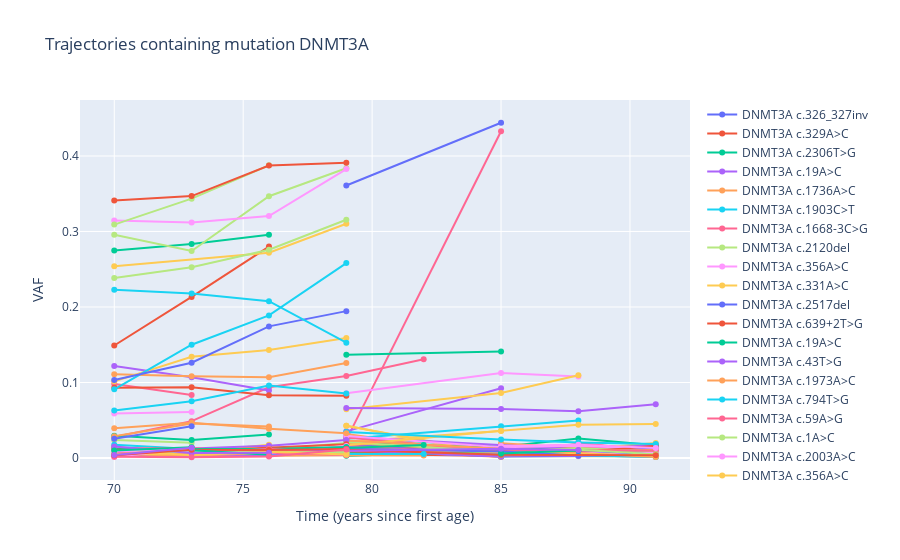

Source (notebook cell):
### Markdown cell above
### Mutation trajectories

We can plot all trajectories present in the cohort containing a mutation in a gene using **plot.mutation**.

### Code cell
plot.mutation(lbc,'DNMT3A')

### Figure 1 — Plotly figure (JSON) as saved in the notebook; plotly's stock layout.template omitted (floating-point values rounded to 4 significant figures)
{"data": [{"hovertemplate": "LBC0001A", "mode": "lines+markers", "name": "DNMT3A c.326_327inv", "type": "scatter", "x": [79, 88], "y": [0.0064, 0.0108]}, {"hovertemplate": "LBC0001A", "mode": "lines+markers", "name": "DNMT3A c.329A>C", "type": "scatter", "x": [79, 85, 88], "y": [0.0057, 0.0026, 0.0108]}, {"hovertemplate": "LBC0031R", "mode": "lines+markers", "name": "DNMT3A c.2306T>G", "type": "scatter", "x": [79, 85, 88, 91], "y": [0.0279, 0.015, 0.0257, 0.0168]}, {"hovertemplate": "LBC0031R", "mode": "lines+markers", "name": "DNMT3A c.19A>C", "type": "scatter", "x": [79, 85, 88, 91], "y": [0.017, 0.0067, 0.0053, 0.0038]}, {"hovertemplate": "LBC0031R", "mode": "lines+markers", "name": "DNMT3A c.1736A>C", "type": "scatter", "x": [85, 88, 91], "y": [0.0077, 0.0127, 0.0073]}, {"hovertemplate": "LBC0040V", "mode": "lines+markers", "name": "DNMT3A c.1903C>T", "type": "scatter", "x": [79, 85], "y": [0.0132, 0.0082]}, {"hovertemplate": "LBC0040V", "mode": "lines+markers", "name": "DNMT3A c.1668-3C>G", "type": "scatter", "x": [79, 85], "y": [0.024, 0.4328]}, {"hovertemplate": "LBC0046H", "mode": "lines+markers", "name": "DNMT3A c.2120del", "type": "scatter", "x": [79, 91], "y": [0.0107, 0.0025]}, {"hovertemplate": "LBC0046H", "mode": "lines+markers", "name": "DNMT3A c.356A>C", "type": "scatter", "x": [85, 88, 91], "y": [0.012, 0.0116, 0.0102]}, {"hovertemplate": "LBC0046H", "mode": "lines+markers", "name": "DNMT3A c.331A>C", "type": "scatter", "x": [85, 88, 91], "y": [0.012, 0.0086, 0.0103]}, {"hovertemplate": "LBC0047K", "mode": "lines+markers", "name": "DNMT3A c.2517del", "type": "scatter", "x": [79, 85], "y": [0.3609, 0.444]}, {"hovertemplate": "LBC0065A", "mode": "lines+markers", "name": "DNMT3A c.639+2T>G", "type": "scatter", "x": [85, 88], "y": [0.0044, 0.0105]}, {"hovertemplate": "LBC0065A", "mode": "lines+markers", "name": "DNMT3A c.19A>C", "type": "scatter", "x": [79, 85, 88, 91], "y": [0.0119, 0.0033, 0.0092, 0.003]}, {"hovertemplate": "LBC0065A", "mode": "lines+markers", "name": "DNMT3A c.43T>G", "type": "scatter", "x": [88, 91], "y": [0.0102, 0.0029]}, {"hovertemplate": "LBC0065A", "mode": "lines+markers", "name": "DNMT3A c.1973A>C", "type": "scatter", "x": [79, 85, 88, 91], "y": [0.0122, 0.0029, 0.0076, 0.004]}, {"hovertemplate": "LBC0065A", "mode": "lines+markers", "name": "DNMT3A c.794T>G", "type": "scatter", "x": [79, 85, 88, 91], "y": [0.0108, 0.0042, 0.0108, 0.0051]}, {"hovertemplate": "LBC0065A", "mode": "lines+markers", "name": "DNMT3A c.59A>G", "type": "scatter", "x": [79, 85], "y": [0.011, 0.0028]}, {"hovertemplate": "LBC0065A", "mode": "lines+markers", "name": "DNMT3A c.1A>C", "type": "scatter", "x": [88, 91], "y": [0.0101, 0.0026]}, {"hovertemplate": "LBC0065A", "mode": "lines+markers", "name": "DNMT3A c.2003A>C", "type": "scatter", "x": [79, 85, 88, 91], "y": [0.011, 0.0044, 0.0072, 0.0036]}, {"hovertemplate": "LBC0065A", "mode": "lines+markers", "name": "DNMT3A c.356A>C", "type": "scatter", "x": [85, 88, 91], "y": [0.0087, 0.0105, 0.0073]}, {"hovertemplate": "LBC0065A", "mode": "lines+markers", "name": "DNMT3A c.2674T>G", "type": "scatter", "x": [79, 85, 88], "y": [0.01, 0.0023, 0.0048]}, {"hovertemplate": "LBC0065A", "mode": "lines+markers", "name": "DNMT3A c.331A>C", "type": "scatter", "x": [85, 88, 91], "y": [0.0097, 0.0105, 0.0045]}, {"hovertemplate": "LBC0068H", "mode": "lines+markers", "name": "DNMT3A c.2390A>G", "type": "scatter", "x": [79, 85], "y": [0.1367, 0.1412]}, {"hovertemplate": "LBC0068H", "mode": "lines+markers", "name": "DNMT3A c.2243_2259del", "type": "scatter", "x": [79, 85], "y": [0.0353, 0.0924]}, {"hovertemplate": "LBC0102H", "mode": "lines+markers", "name": "DNMT3A c.1973A>C", "type": "scatter", "x": [79, 85, 88, 91], "y": [0.0102, 0.0059, 0.0051, 0.0061]}, {"hovertemplate": "LBC0102H", "mode": "lines+markers", "name": "DNMT3A c.422A>C", "type": "scatter", "x": [79, 85, 91], "y": [0.0197, 0.0038, 0.0019]}, {"hovertemplate": "LBC0102H", "mode": "lines+markers", "name": "DNMT3A c.2093G>A", "type": "scatter", "x": [79, 85, 88, 91], "y": [0.0122, 0.0061, 0.0052, 0.0057]}, {"hovertemplate": "LBC0111B", "mode": "lines+markers", "name": "DNMT3A c.1258A>T", "type": "scatter", "x": [79, 85, 88], "y": [0.0115, 0.0082, 0.0035]}, {"hovertemplate": "LBC0118V", "mode": "lines+markers", "name": "DNMT3A c.19A>C", "type": "scatter", "x": [79, 85, 88, 91], "y": [0.0081, 0.0034, 0.0133, 0.0027]}, {"hovertemplate": "LBC0118V", "mode": "lines+markers", "name": "DNMT3A c.1973A>C", "type": "scatter", "x": [79, 85, 88, 91], "y": [0.0108, 0.0038, 0.0107, 0.0024]}, {"hovertemplate": "LBC0118V", "mode": "lines+markers", "name": "DNMT3A c.992T>G", "type": "scatter", "x": [85, 88], "y": [0.0035, 0.0112]}, {"hovertemplate": "LBC0118V", "mode": "lines+markers", "name": "DNMT3A c.370A>C", "type": "scatter", "x": [85, 91], "y": [0.0108, 0.0077]}, {"hovertemplate": "LBC0118V", "mode": "lines+markers", "name": "DNMT3A c.794T>G", "type": "scatter", "x": [85, 88, 91], "y": [0.0044, 0.0111, 0.0042]}, {"hovertemplate": "LBC0118V", "mode": "lines+markers", "name": "DNMT3A c.331A>C", "type": "scatter", "x": [85, 88, 91], "y": [0.0108, 0.0093, 0.0088]}, {"hovertemplate": "LBC0118V", "mode": "lines+markers", "name": "DNMT3A c.356A>C", "type": "scatter", "x": [79, 85, 88], "y": [0.0318, 0.0032, 0.0088]}, {"hovertemplate": "LBC0144B", "mode": "lines+markers", "name": "DNMT3A c.332A>C", "type": "scatter", "x": [85, 88, 91], "y": [0.0063, 0.0118, 0.0044]}, {"hovertemplate": "LBC0144B", "mode": "lines+markers", "name": "DNMT3A c.682G>A", "type": "scatter", "x": [79, 91], "y": [0.0114, 0.0014]}, {"hovertemplate": "LBC0144B", "mode": "lines+markers", "name": "DNMT3A c.1522dup", "type": "scatter", "x": [79, 85], "y": [0.0201, 0.0014]}, {"hovertemplate": "LBC0144B", "mode": "lines+markers", "name": "DNMT3A c.331A>C", "type": "scatter", "x": [85, 88, 91], "y": [0.0084, 0.0114, 0.0048]}, {"hovertemplate": "LBC0148L", "mode": "lines+markers", "name": "DNMT3A c.762del", "type": "scatter", "x": [79, 85], "y": [0.0213, 0.0356]}, {"hovertemplate": "LBC0152W", "mode": "lines+markers", "name": "DNMT3A c.2674T>G", "type": "scatter", "x": [79, 85, 88, 91], "y": [0.0112, 0.0056, 0.008, 0.0085]}, {"hovertemplate": "LBC0152W", "mode": "lines+markers", "name": "DNMT3A c.2714T>C", "type": "scatter", "x": [79, 85, 88, 91], "y": [0.005, 0.0071, 0.0184, 0.0106]}, {"hovertemplate": "LBC0152W", "mode": "lines+markers", "name": "DNMT3A c.1429+1G>A", "type": "scatter", "x": [79, 85, 88, 91], "y": [0.0154, 0.0054, 0.0076, 0.0105]}, {"hovertemplate": "LBC0152W", "mode": "lines+markers", "name": "DNMT3A c.794T>G", "type": "scatter", "x": [79, 85, 88, 91], "y": [0.016, 0.0061, 0.0101, 0.0047]}, {"hovertemplate": "LBC0152W", "mode": "lines+markers", "name": "DNMT3A c.331A>C", "type": "scatter", "x": [85, 88, 91], "y": [0.0055, 0.0118, 0.0087]}, {"hovertemplate": "LBC0165A", "mode": "lines+markers", "name": "DNMT3A c.1969G>A", "type": "scatter", "x": [79, 85, 88], "y": [0.0254, 0.0421, 0.0497]}, {"hovertemplate": "LBC0176A", "mode": "lines+markers", "name": "DNMT3A c.553A>C", "type": "scatter", "x": [88, 91], "y": [0.0106, 0.0047]}, {"hovertemplate": "LBC0176A", "mode": "lines+markers", "name": "DNMT3A c.794T>G", "type": "scatter", "x": [79, 85, 88, 91], "y": [0.0119, 0.0053, 0.0045, 0.0044]}, {"hovertemplate": "LBC0176A", "mode": "lines+markers", "name": "DNMT3A c.1553A>G", "type": "scatter", "x": [79, 85], "y": [0.0125, 0.0044]}, {"hovertemplate": "LBC0176A", "mode": "lines+markers", "name": "DNMT3A c.332A>C", "type": "scatter", "x": [79, 85, 88, 91], "y": [0.0183, 0.014, 0.0051, 0.0068]}, {"hovertemplate": "LBC0176A", "mode": "lines+markers", "name": "DNMT3A c.1736A>C", "type": "scatter", "x": [85, 88, 91], "y": [0.0114, 0.0085, 0.0097]}, {"hovertemplate": "LBC0176A", "mode": "lines+markers", "name": "DNMT3A c.331A>C", "type": "scatter", "x": [85, 88, 91], "y": [0.014, 0.0062, 0.0054]}, {"hovertemplate": "LBC0220K", "mode": "lines+markers", "name": "DNMT3A c.1781T>G", "type": "scatter", "x": [79, 85, 91], "y": [0.0159, 0.0105, 0.0044]}, {"hovertemplate": "LBC0220K", "mode": "lines+markers", "name": "DNMT3A c.1736A>C", "type": "scatter", "x": [79, 85, 88, 91], "y": [0.0144, 0.0106, 0.0119, 0.0114]}, {"hovertemplate": "LBC0220K", "mode": "lines+markers", "name": "DNMT3A c.356A>C", "type": "scatter", "x": [85, 88, 91], "y": [0.0195, 0.0134, 0.0091]}, {"hovertemplate": "LBC0220K", "mode": "lines+markers", "name": "DNMT3A c.2141C>T", "type": "scatter", "x": [79, 85, 88, 91], "y": [0.0092, 0.008, 0.0112, 0.0103]}, {"hovertemplate": "LBC0220K", "mode": "lines+markers", "name": "DNMT3A c.1718A>C", "type": "scatter", "x": [79, 85, 88, 91], "y": [0.0155, 0.0131, 0.0178, 0.0116]}, {"hovertemplate": "LBC0220K", "mode": "lines+markers", "name": "DNMT3A c.331A>C", "type": "scatter", "x": [85, 88, 91], "y": [0.005, 0.0119, 0.0035]}, {"hovertemplate": "LBC0220K", "mode": "lines+markers", "name": "DNMT3A c.992T>G", "type": "scatter", "x": [88, 91], "y": [0.0121, 0.0031]}, {"hovertemplate": "LBC0242M", "mode": "lines+markers", "name": "DNMT3A c.337G>T", "type": "scatter", "x": [79, 85, 88], "y": [0.0427, 0.0034, 0.0046]}, {"hovertemplate": "LBC0242M", "mode": "lines+markers", "name": "DNMT3A c.370A>C", "type": "scatter", "x": [85, 88, 91], "y": [0.0139, 0.005, 0.0053]}, {"hovertemplate": "LBC0263L", "mode": "lines+markers", "name": "DNMT3A c.19A>C", "type": "scatter", "x": [79, 85, 88, 91], "y": [0.0059, 0.0087, 0.0104, 0.01]}, {"hovertemplate": "LBC0263L", "mode": "lines+markers", "name": "DNMT3A c.1736A>C", "type": "scatter", "x": [79, 85, 88, 91], "y": [0.0077, 0.011, 0.0091, 0.0105]}, {"hovertemplate": "LBC0263L", "mode": "lines+markers", "name": "DNMT3A c.1238del", "type": "scatter", "x": [85, 88], "y": [0.0104, 0.0048]}, {"hovertemplate": "LBC0284K", "mode": "lines+markers", "name": "DNMT3A c.2120dup", "type": "scatter", "x": [79, 85], "y": [0.0118, 0.0013]}, {"hovertemplate": "LBC0284K", "mode": "lines+markers", "name": "DNMT3A c.19A>C", "type": "scatter", "x": [79, 85, 88, 91], "y": [0.0186, 0.0055, 0.0163, 0.0055]}, {"hovertemplate": "LBC0284K", "mode": "lines+markers", "name": "DNMT3A c.34A>C", "type": "scatter", "x": [79, 85, 88, 91], "y": [0.011, 0.0066, 0.0116, 0.0053]}, {"hovertemplate": "LBC0284K", "mode": "lines+markers", "name": "DNMT3A c.2312G>A", "type": "scatter", "x": [79, 85, 88, 91], "y": [0.0157, 0.0024, 0.0024, 0.0022]}, {"hovertemplate": "LBC0293E", "mode": "lines+markers", "name": "DNMT3A c.1510dup", "type": "scatter", "x": [79, 85, 88], "y": [0.0857, 0.1126, 0.108]}, {"hovertemplate": "LBC0293E", "mode": "lines+markers", "name": "DNMT3A c.2230A>T", "type": "scatter", "x": [79, 85, 88], "y": [0.0646, 0.0862, 0.1097]}, {"hovertemplate": "LBC0377A", "mode": "lines+markers", "name": "DNMT3A c.1973A>C", "type": "scatter", "x": [79, 85, 88], "y": [0.0121, 0.0058, 0.0039]}, {"hovertemplate": "LBC0377A", "mode": "lines+markers", "name": "DNMT3A c.794T>G", "type": "scatter", "x": [79, 85, 88, 91], "y": [0.0113, 0.0073, 0.0082, 0.007]}, {"hovertemplate": "LBC0392K", "mode": "lines+markers", "name": "DNMT3A c.326_327inv", "type": "scatter", "x": [88, 91], "y": [0.0095, 0.0128]}, {"hovertemplate": "LBC0392K", "mode": "lines+markers", "name": "DNMT3A c.331_335inv", "type": "scatter", "x": [88, 91], "y": [0.0058, 0.0111]}, {"hovertemplate": "LBC0392K", "mode": "lines+markers", "name": "DNMT3A c.291T>G", "type": "scatter", "x": [85, 88, 91], "y": [0.0066, 0.0063, 0.0139]}, {"hovertemplate": "LBC0392K", "mode": "lines+markers", "name": "DNMT3A c.337G>T", "type": "scatter", "x": [79, 88, 91], "y": [0.0143, 0.0071, 0.0104]}, {"hovertemplate": "LBC0392K", "mode": "lines+markers", "name": "DNMT3A c.32A>C", "type": "scatter", "x": [79, 85, 88, 91], "y": [0.0112, 0.0101, 0.006, 0.0072]}, {"hovertemplate": "LBC0392K", "mode": "lines+markers", "name": "DNMT3A c.339_340inv", "type": "scatter", "x": [88, 91], "y": [0.0056, 0.0106]}, {"hovertemplate": "LBC0392K", "mode": "lines+markers", "name": "DNMT3A c.299A>C", "type": "scatter", "x": [85, 91], "y": [0.0058, 0.0138]}, {"hovertemplate": "LBC0392K", "mode": "lines+markers", "name": "DNMT3A c.332A>C", "type": "scatter", "x": [79, 85, 88, 91], "y": [0.0426, 0.0047, 0.0114, 0.0199]}, {"hovertemplate": "LBC0392K", "mode": "lines+markers", "name": "DNMT3A c.2705del", "type": "scatter", "x": [79, 85, 91], "y": [0.01, 0.0021, 0.0032]}, {"hovertemplate": "LBC0392K", "mode": "lines+markers", "name": "DNMT3A c.553A>C", "type": "scatter", "x": [79, 91], "y": [0.0155, 0.0111]}, {"hovertemplate": "LBC0392K", "mode": "lines+markers", "name": "DNMT3A c.329A>C", "type": "scatter", "x": [79, 88, 91], "y": [0.0206, 0.0101, 0.0139]}, {"hovertemplate": "LBC0392K", "mode": "lines+markers", "name": "DNMT3A c.331A>C", "type": "scatter", "x": [79, 88, 91], "y": [0.028, 0.0117, 0.0173]}, {"hovertemplate": "LBC0392K", "mode": "lines+markers", "name": "DNMT3A c.43T>G", "type": "scatter", "x": [79, 88], "y": [0.0192, 0.0069]}, {"hovertemplate": "LBC0405M", "mode": "lines+markers", "name": "DNMT3A c.299A>C", "type": "scatter", "x": [85, 88, 91], "y": [0.0083, 0.0128, 0.0038]}, {"hovertemplate": "LBC0405M", "mode": "lines+markers", "name": "DNMT3A c.19A>C", "type": "scatter", "x": [79, 85, 88, 91], "y": [0.027, 0.0083, 0.0044, 0.0101]}, {"hovertemplate": "LBC0405M", "mode": "lines+markers", "name": "DNMT3A c.34A>C", "type": "scatter", "x": [79, 85, 88, 91], "y": [0.012, 0.0121, 0.0088, 0.0099]}, {"hovertemplate": "LBC0405M", "mode": "lines+markers", "name": "DNMT3A c.40A>C", "type": "scatter", "x": [79, 85, 88, 91], "y": [0.011, 0.0057, 0.0053, 0.0107]}, {"hovertemplate": "LBC0405M", "mode": "lines+markers", "name": "DNMT3A c.37A>C", "type": "scatter", "x": [79, 85, 88, 91], "y": [0.0149, 0.0084, 0.0095, 0.0112]}, {"hovertemplate": "LBC0405M", "mode": "lines+markers", "name": "DNMT3A c.794T>G", "type": "scatter", "x": [79, 85, 88, 91], "y": [0.0175, 0.0047, 0.0083, 0.0088]}, {"hovertemplate": "LBC0405M", "mode": "lines+markers", "name": "DNMT3A c.1387G>T", "type": "scatter", "x": [79, 85, 88, 91], "y": [0.0037, 0.0059, 0.009, 0.0113]}, {"hovertemplate": "LBC0405M", "mode": "lines+markers", "name": "DNMT3A c.331A>C", "type": "scatter", "x": [85, 88, 91], "y": [0.0136, 0.0055, 0.0086]}, {"hovertemplate": "LBC0405M", "mode": "lines+markers", "name": "DNMT3A c.43T>G", "type": "scatter", "x": [79, 85, 88, 91], "y": [0.0135, 0.0031, 0.0035, 0.0073]}, {"hovertemplate": "LBC0429V", "mode": "lines+markers", "name": "DNMT3A c.992T>G", "type": "scatter", "x": [85, 88, 91], "y": [0.0035, 0.0103, 0.0043]}, {"hovertemplate": "LBC0429V", "mode": "lines+markers", "name": "DNMT3A c.794T>G", "type": "scatter", "x": [85, 88, 91], "y": [0.0057, 0.0101, 0.0079]}, {"hovertemplate": "LBC0439R", "mode": "lines+markers", "name": "DNMT3A c.299A>C", "type": "scatter", "x": [88, 91], "y": [0.0201, 0.0088]}, {"hovertemplate": "LBC0439R", "mode": "lines+markers", "name": "DNMT3A c.19A>C", "type": "scatter", "x": [79, 85, 88, 91], "y": [0.0212, 0.0079, 0.0069, 0.0089]}, {"hovertemplate": "LBC0439R", "mode": "lines+markers", "name": "DNMT3A c.37A>C", "type": "scatter", "x": [79, 85, 88, 91], "y": [0.0084, 0.0056, 0.0063, 0.0126]}, {"hovertemplate": "LBC0439R", "mode": "lines+markers", "name": "DNMT3A c.356A>C", "type": "scatter", "x": [85, 88, 91], "y": [0.0089, 0.0107, 0.0051]}, {"hovertemplate": "LBC0439R", "mode": "lines+markers", "name": "DNMT3A c.1784T>G", "type": "scatter", "x": [85, 88, 91], "y": [0.003, 0.0122, 0.009]}, {"hovertemplate": "LBC0446H", "mode": "lines+markers", "name": "DNMT3A c.326_327inv", "type": "scatter", "x": [85, 88, 91], "y": [0.0063, 0.0113, 0.0058]}, {"hovertemplate": "LBC0446H", "mode": "lines+markers", "name": "DNMT3A c.2674T>G", "type": "scatter", "x": [79, 85, 88, 91], "y": [0.0072, 0.0047, 0.0122, 0.0068]}, {"hovertemplate": "LBC0446H", "mode": "lines+markers", "name": "DNMT3A c.2060T>A", "type": "scatter", "x": [79, 85, 88, 91], "y": [0.0662, 0.0648, 0.0618, 0.0711]}, {"hovertemplate": "LBC0446H", "mode": "lines+markers", "name": "DNMT3A c.40A>G", "type": "scatter", "x": [79, 85, 88, 91], "y": [0.0105, 0.0038, 0.0048, 0.003]}, {"hovertemplate": "LBC0446H", "mode": "lines+markers", "name": "DNMT3A c.293A>C", "type": "scatter", "x": [88, 91], "y": [0.0096, 0.0106]}, {"hovertemplate": "LBC0446H", "mode": "lines+markers", "name": "DNMT3A c.37A>C", "type": "scatter", "x": [79, 85, 88, 91], "y": [0.0114, 0.0053, 0.0143, 0.0079]}, {"hovertemplate": "LBC0446H", "mode": "lines+markers", "name": "DNMT3A c.19A>C", "type": "scatter", "x": [79, 85, 88, 91], "y": [0.012, 0.0077, 0.0132, 0.0079]}, {"hovertemplate": "LBC0461R", "mode": "lines+markers", "name": "DNMT3A c.1718A>C", "type": "scatter", "x": [79, 85, 88, 91], "y": [0.0293, 0.0142, 0.0161, 0.0118]}, {"hovertemplate": "LBC0461R", "mode": "lines+markers", "name": "DNMT3A c.299A>C", "type": "scatter", "x": [85, 88, 91], "y": [0.0085, 0.0056, 0.0107]}, {"hovertemplate": "LBC0461R", "mode": "lines+markers", "name": "DNMT3A c.19A>C", "type": "scatter", "x": [85, 88, 91], "y": [0.0124, 0.0071, 0.0129]}, {"hovertemplate": "LBC0461R", "mode": "lines+markers", "name": "DNMT3A c.37A>C", "type": "scatter", "x": [79, 85, 88, 91], "y": [0.0093, 0.0078, 0.0074, 0.0162]}, {"hovertemplate": "LBC0461R", "mode": "lines+markers", "name": "DNMT3A c.553A>C", "type": "scatter", "x": [88, 91], "y": [0.0048, 0.0104]}, {"hovertemplate": "LBC0461R", "mode": "lines+markers", "name": "DNMT3A c.40A>C", "type": "scatter", "x": [79, 85, 88, 91], "y": [0.0137, 0.0057, 0.0028, 0.0054]}, {"hovertemplate": "LBC0461R", "mode": "lines+markers", "name": "DNMT3A c.794T>G", "type": "scatter", "x": [79, 85, 88, 91], "y": [0.0092, 0.0065, 0.0095, 0.0105]}, {"hovertemplate": "LBC0461R", "mode": "lines+markers", "name": "DNMT3A c.2120dup", "type": "scatter", "x": [79, 91], "y": [0.0114, 0.0012]}, {"hovertemplate": "LBC0461R", "mode": "lines+markers", "name": "DNMT3A c.2674T>G", "type": "scatter", "x": [79, 85, 88, 91], "y": [0.0164, 0.004, 0.0041, 0.0049]}, {"hovertemplate": "LBC0464X", "mode": "lines+markers", "name": "DNMT3A c.794T>G", "type": "scatter", "x": [79, 85, 88, 91], "y": [0.0142, 0.004, 0.0065, 0.0081]}, {"hovertemplate": "LBC0464X", "mode": "lines+markers", "name": "DNMT3A c.331A>C", "type": "scatter", "x": [85, 88, 91], "y": [0.011, 0.0065, 0.0065]}, {"hovertemplate": "LBC0464X", "mode": "lines+markers", "name": "DNMT3A c.2173+1G>A", "type": "scatter", "x": [79, 85, 88, 91], "y": [0.017, 0.0362, 0.0439, 0.0449]}, {"hovertemplate": "LBC0471M", "mode": "lines+markers", "name": "DNMT3A c.1736A>C", "type": "scatter", "x": [79, 85, 88, 91], "y": [0.0146, 0.0038, 0.0104, 0.0047]}, {"hovertemplate": "LBC0484V", "mode": "lines+markers", "name": "DNMT3A c.1736A>C", "type": "scatter", "x": [79, 85, 88], "y": [0.0058, 0.0106, 0.0068]}, {"hovertemplate": "LBC0484V", "mode": "lines+markers", "name": "DNMT3A c.331A>C", "type": "scatter", "x": [79, 85, 88], "y": [0.0031, 0.0087, 0.0101]}, {"hovertemplate": "LBC0516R", "mode": "lines+markers", "name": "DNMT3A c.10A>G", "type": "scatter", "x": [79, 85], "y": [0.0106, 0.0021]}, {"hovertemplate": "LBC0517V", "mode": "lines+markers", "name": "DNMT3A c.2120dup", "type": "scatter", "x": [79, 91], "y": [0.0232, 0.0012]}, {"hovertemplate": "LBC0517V", "mode": "lines+markers", "name": "DNMT3A c.2644C>T", "type": "scatter", "x": [79, 85, 88, 91], "y": [0.0345, 0.0244, 0.0204, 0.0184]}, {"hovertemplate": "LBC0520A", "mode": "lines+markers", "name": "DNMT3A c.2714T>C", "type": "scatter", "x": [79, 85, 88, 91], "y": [0.0092, 0.011, 0.0098, 0.0097]}, {"hovertemplate": "LBC0520A", "mode": "lines+markers", "name": "DNMT3A c.19A>C", "type": "scatter", "x": [85, 88, 91], "y": [0.0044, 0.0109, 0.005]}, {"hovertemplate": "LBC0520A", "mode": "lines+markers", "name": "DNMT3A c.1718A>C", "type": "scatter", "x": [85, 88, 91], "y": [0.0159, 0.0174, 0.0132]}, {"hovertemplate": "LBC0588E", "mode": "lines+markers", "name": "DNMT3A c.2108T>A", "type": "scatter", "x": [79, 85, 88, 91], "y": [0.0126, 0.0073, 0.0053, 0.0031]}, {"hovertemplate": "LBC0588E", "mode": "lines+markers", "name": "DNMT3A c.1945G>A", "type": "scatter", "x": [79, 85, 88], "y": [0.0123, 0.0086, 0.0033]}, {"hovertemplate": "LBC0588E", "mode": "lines+markers", "name": "DNMT3A c.59A>G", "type": "scatter", "x": [79, 85, 91], "y": [0.0109, 0.0042, 0.0036]}, {"hovertemplate": "LBC0591L", "mode": "lines+markers", "name": "DNMT3A c.331A>C", "type": "scatter", "x": [85, 88], "y": [0.0061, 0.01]}, {"hovertemplate": "LBC0591L", "mode": "lines+markers", "name": "DNMT3A c.1442_1448del", "type": "scatter", "x": [79, 85, 88], "y": [0.0096, 0.0124, 0.0107]}, {"hovertemplate": "LBC360008", "mode": "lines+markers", "name": "DNMT3A c.1238del", "type": "scatter", "x": [70, 73, 79, 82], "y": [0.0123, 0.0022, 0.0037, 0.0033]}, {"hovertemplate": "LBC360008", "mode": "lines+markers", "name": "DNMT3A c.326_327inv", "type": "scatter", "x": [70, 73, 76, 82], "y": [0.0113, 0.0102, 0.0052, 0.0052]}, {"hovertemplate": "LBC360008", "mode": "lines+markers", "name": "DNMT3A c.2644C>T", "type": "scatter", "x": [70, 73, 76, 79, 82], "y": [0.0279, 0.0488, 0.0936, 0.1085, 0.1308]}, {"hovertemplate": "LBC360104", "mode": "lines+markers", "name": "DNMT3A c.1156del", "type": "scatter", "x": [70, 73, 76, 79], "y": [0.0085, 0.0093, 0.0108, 0.0198]}, {"hovertemplate": "LBC360104", "mode": "lines+markers", "name": "DNMT3A c.326_327inv", "type": "scatter", "x": [73, 76, 79], "y": [0.0084, 0.0116, 0.0074]}, {"hovertemplate": "LBC360104", "mode": "lines+markers", "name": "DNMT3A c.331A>C", "type": "scatter", "x": [70, 73, 76, 79], "y": [0.0061, 0.0093, 0.0117, 0.0075]}, {"hovertemplate": "LBC360231", "mode": "lines+markers", "name": "DNMT3A c.326_327inv", "type": "scatter", "x": [70, 73, 76], "y": [0.0057, 0.0102, 0.0054]}, {"hovertemplate": "LBC360231", "mode": "lines+markers", "name": "DNMT3A c.331A>C", "type": "scatter", "x": [70, 73], "y": [0.0057, 0.0104]}, {"hovertemplate": "LBC360231", "mode": "lines+markers", "name": "DNMT3A c.1852-1G>A", "type": "scatter", "x": [70, 73, 76], "y": [0.2749, 0.2833, 0.2957]}, {"hovertemplate": "LBC360283", "mode": "lines+markers", "name": "DNMT3A c.1878_1884del", "type": "scatter", "x": [70, 73, 76], "y": [0.122, 0.1069, 0.0894]}, {"hovertemplate": "LBC360356", "mode": "lines+markers", "name": "DNMT3A c.1601del", "type": "scatter", "x": [70, 73, 76, 79], "y": [0.1109, 0.1084, 0.107, 0.1258]}, {"hovertemplate": "LBC360380", "mode": "lines+markers", "name": "DNMT3A c.1220T>A", "type": "scatter", "x": [70, 73], "y": [0.011, 0.0091]}, {"hovertemplate": "LBC360380", "mode": "lines+markers", "name": "DNMT3A c.770del", "type": "scatter", "x": [70, 73], "y": [0.0979, 0.0835]}, {"hovertemplate": "LBC360380", "mode": "lines+markers", "name": "DNMT3A c.1031T>A", "type": "scatter", "x": [70, 73], "y": [0.0238, 0.0203]}, {"hovertemplate": "LBC360414", "mode": "lines+markers", "name": "DNMT3A c.2174del", "type": "scatter", "x": [70, 73], "y": [0.0589, 0.0609]}, {"hovertemplate": "LBC360453", "mode": "lines+markers", "name": "DNMT3A c.2322+1G>A", "type": "scatter", "x": [70, 73, 76, 79], "y": [0.1015, 0.134, 0.143, 0.1588]}, {"hovertemplate": "LBC360458", "mode": "lines+markers", "name": "DNMT3A c.332A>C", "type": "scatter", "x": [70, 73, 76, 79], "y": [0.0108, 0.0084, 0.0106, 0.0087]}, {"hovertemplate": "LBC360458", "mode": "lines+markers", "name": "DNMT3A c.1554+1G>A", "type": "scatter", "x": [70, 73, 76, 79], "y": [0.0932, 0.0938, 0.0832, 0.0824]}, {"hovertemplate": "LBC360458", "mode": "lines+markers", "name": "DNMT3A c.331A>C", "type": "scatter", "x": [70, 73, 76, 79], "y": [0.0082, 0.0119, 0.0111, 0.0113]}, {"hovertemplate": "LBC360458", "mode": "lines+markers", "name": "DNMT3A c.2556G>T", "type": "scatter", "x": [70, 73, 76, 79], "y": [0.0088, 0.0058, 0.0092, 0.01]}, {"hovertemplate": "LBC360508", "mode": "lines+markers", "name": "DNMT3A c.326_327inv", "type": "scatter", "x": [70, 73, 76, 79], "y": [0.0143, 0.0074, 0.0087, 0.0098]}, {"hovertemplate": "LBC360508", "mode": "lines+markers", "name": "DNMT3A c.1605del", "type": "scatter", "x": [70, 73, 76, 79], "y": [0.091, 0.15, 0.1888, 0.2581]}, {"hovertemplate": "LBC360508", "mode": "lines+markers", "name": "DNMT3A c.331A>C", "type": "scatter", "x": [70, 73, 76, 79], "y": [0.0143, 0.0094, 0.0095, 0.0115]}, {"hovertemplate": "LBC360549", "mode": "lines+markers", "name": "DNMT3A c.1677C>A", "type": "scatter", "x": [70, 73, 76, 79], "y": [0.2957, 0.2741, 0.3467, 0.3837]}, {"hovertemplate": "LBC360549", "mode": "lines+markers", "name": "DNMT3A c.2312G>A", "type": "scatter", "x": [70, 73, 76, 79], "y": [0.3146, 0.3119, 0.3205, 0.3827]}, {"hovertemplate": "LBC360636", "mode": "lines+markers", "name": "DNMT3A c.2204A>G", "type": "scatter", "x": [70, 73, 76], "y": [0.0036, 0.0076, 0.0176]}, {"hovertemplate": "LBC360636", "mode": "lines+markers", "name": "DNMT3A c.1718A>C", "type": "scatter", "x": [70, 73, 76], "y": [0.01, 0.0108, 0.0114]}, {"hovertemplate": "LBC360636", "mode": "lines+markers", "name": "DNMT3A c.976C>G", "type": "scatter", "x": [70, 73, 76], "y": [0.149, 0.2133, 0.28]}, {"hovertemplate": "LBC360658", "mode": "lines+markers", "name": "DNMT3A c.1429+1G>C", "type": "scatter", "x": [70, 73, 76], "y": [0.0295, 0.0239, 0.031]}, {"hovertemplate": "LBC360666", "mode": "lines+markers", "name": "DNMT3A c.1648G>A", "type": "scatter", "x": [70, 76, 79], "y": [0.009, 0.0163, 0.0237]}, {"hovertemplate": "LBC360702", "mode": "lines+markers", "name": "DNMT3A c.332A>G", "type": "scatter", "x": [70, 73], "y": [0.0047, 0.01]}, {"hovertemplate": "LBC360725", "mode": "lines+markers", "name": "DNMT3A c.326_327inv", "type": "scatter", "x": [70, 76, 79], "y": [0.0175, 0.0064, 0.0063]}, {"hovertemplate": "LBC360754", "mode": "lines+markers", "name": "DNMT3A c.1579C>T", "type": "scatter", "x": [70, 73, 76], "y": [0.0125, 0.0134, 0.0064]}, {"hovertemplate": "LBC360754", "mode": "lines+markers", "name": "DNMT3A c.2478+1G>T", "type": "scatter", "x": [70, 73, 76], "y": [0.3091, 0.3435, 0.3876]}, {"hovertemplate": "LBC360782", "mode": "lines+markers", "name": "DNMT3A c.2387G>C", "type": "scatter", "x": [70, 73, 76, 79], "y": [0.0128, 0.0079, 0.0074, 0.0045]}, {"hovertemplate": "LBC360790", "mode": "lines+markers", "name": "DNMT3A c.2256_2257del", "type": "scatter", "x": [70, 76, 79], "y": [0.2541, 0.2718, 0.3103]}, {"hovertemplate": "LBC360790", "mode": "lines+markers", "name": "DNMT3A c.794T>G", "type": "scatter", "x": [70, 76, 79], "y": [0.0064, 0.0074, 0.011]}, {"hovertemplate": "LBC360790", "mode": "lines+markers", "name": "DNMT3A c.1736A>C", "type": "scatter", "x": [70, 79], "y": [0.0046, 0.0182]}, {"hovertemplate": "LBC360843", "mode": "lines+markers", "name": "DNMT3A c.929T>C", "type": "scatter", "x": [70, 73, 79, 82], "y": [0.0087, 0.0071, 0.0133, 0.0171]}, {"hovertemplate": "LBC360898", "mode": "lines+markers", "name": "DNMT3A c.19A>C", "type": "scatter", "x": [70, 73, 76, 79], "y": [0.0048, 0.002, 0.0031, 0.0107]}, {"hovertemplate": "LBC360898", "mode": "lines+markers", "name": "DNMT3A c.1835A>C", "type": "scatter", "x": [70, 73, 76, 79], "y": [0.0049, 0.0034, 0.0065, 0.0114]}, {"hovertemplate": "LBC360898", "mode": "lines+markers", "name": "DNMT3A c.1784T>G", "type": "scatter", "x": [70, 73, 76, 79], "y": [0.0049, 0.0089, 0.0085, 0.0109]}, {"hovertemplate": "LBC360908", "mode": "lines+markers", "name": "DNMT3A c.1784T>G", "type": "scatter", "x": [70, 73, 76, 79], "y": [0.0096, 0.0109, 0.0068, 0.0039]}, {"hovertemplate": "LBC360914", "mode": "lines+markers", "name": "DNMT3A c.1810del", "type": "scatter", "x": [70, 73, 76, 79], "y": [0.0093, 0.0074, 0.012, 0.0067]}, {"hovertemplate": "LBC360914", "mode": "lines+markers", "name": "DNMT3A c.1736A>C", "type": "scatter", "x": [70, 73, 76, 79], "y": [0.0084, 0.01, 0.0071, 0.016]}, {"hovertemplate": "LBC360914", "mode": "lines+markers", "name": "DNMT3A c.1784T>G", "type": "scatter", "x": [70, 73, 76, 79], "y": [0.0052, 0.0051, 0.008, 0.0103]}, {"hovertemplate": "LBC360914", "mode": "lines+markers", "name": "DNMT3A c.2203T>A", "type": "scatter", "x": [70, 73, 76, 79], "y": [0.1032, 0.1262, 0.1743, 0.1945]}, {"hovertemplate": "LBC360919", "mode": "lines+markers", "name": "DNMT3A c.924_925dup", "type": "scatter", "x": [70, 73, 76, 79], "y": [0.3411, 0.3469, 0.3874, 0.3911]}, {"hovertemplate": "LBC360919", "mode": "lines+markers", "name": "DNMT3A c.1736A>C", "type": "scatter", "x": [70, 73, 76, 79], "y": [0.0118, 0.0116, 0.0118, 0.0146]}, {"hovertemplate": "LBC360919", "mode": "lines+markers", "name": "DNMT3A c.1784T>G", "type": "scatter", "x": [70, 73, 76, 79], "y": [0.011, 0.0046, 0.0076, 0.0119]}, {"hovertemplate": "LBC361006", "mode": "lines+markers", "name": "DNMT3A c.2045dup", "type": "scatter", "x": [70, 73, 76, 79], "y": [0.0395, 0.0467, 0.0388, 0.0327]}, {"hovertemplate": "LBC361006", "mode": "lines+markers", "name": "DNMT3A c.2016_2029del", "type": "scatter", "x": [70, 73, 76, 79], "y": [0.2228, 0.2179, 0.2077, 0.1528]}, {"hovertemplate": "LBC361006", "mode": "lines+markers", "name": "DNMT3A c.1736A>C", "type": "scatter", "x": [70, 73, 76, 79], "y": [0.0076, 0.0055, 0.0122, 0.0056]}, {"hovertemplate": "LBC361006", "mode": "lines+markers", "name": "DNMT3A c.1784T>G", "type": "scatter", "x": [70, 73, 76, 79], "y": [0.01, 0.0072, 0.0083, 0.007]}, {"hovertemplate": "LBC361096", "mode": "lines+markers", "name": "DNMT3A c.1936+6G>A", "type": "scatter", "x": [70, 73], "y": [0.0012, 0.0128]}, {"hovertemplate": "LBC361096", "mode": "lines+markers", "name": "DNMT3A c.1835A>C", "type": "scatter", "x": [70, 73, 76, 79], "y": [0.0106, 0.0037, 0.0082, 0.0048]}, {"hovertemplate": "LBC361096", "mode": "lines+markers", "name": "DNMT3A c.892G>A", "type": "scatter", "x": [70, 73], "y": [0.0036, 0.0131]}, {"hovertemplate": "LBC361122", "mode": "lines+markers", "name": "DNMT3A c.331A>C", "type": "scatter", "x": [70, 73, 76, 79], "y": [0.0109, 0.011, 0.0105, 0.012]}, {"hovertemplate": "LBC361122", "mode": "lines+markers", "name": "DNMT3A c.2459A>G", "type": "scatter", "x": [73, 76], "y": [0.0103, 0.0042]}, {"hovertemplate": "LBC361172", "mode": "lines+markers", "name": "DNMT3A c.2579G>A", "type": "scatter", "x": [70, 73, 76], "y": [0.0154, 0.0067, 0.007]}, {"hovertemplate": "LBC361172", "mode": "lines+markers", "name": "DNMT3A c.2083-2A>G", "type": "scatter", "x": [70, 73, 76], "y": [0.0287, 0.0456, 0.0418]}, {"hovertemplate": "LBC361214", "mode": "lines+markers", "name": "DNMT3A c.2206C>T", "type": "scatter", "x": [70, 73, 76, 79], "y": [0.0629, 0.0753, 0.0959, 0.0853]}, {"hovertemplate": "LBC361214", "mode": "lines+markers", "name": "DNMT3A c.1741T>G", "type": "scatter", "x": [70, 73, 76, 79], "y": [0.0018, 0.001, 0.002, 0.0113]}, {"hovertemplate": "LBC361225", "mode": "lines+markers", "name": "DNMT3A c.1056_1057del", "type": "scatter", "x": [70, 73, 76, 79], "y": [0.2383, 0.2526, 0.2758, 0.3156]}, {"hovertemplate": "LBC361286", "mode": "lines+markers", "name": "DNMT3A c.2727T>A", "type": "scatter", "x": [70, 73], "y": [0.0086, 0.0121]}, {"hovertemplate": "LBC361286", "mode": "lines+markers", "name": "DNMT3A c.1410del", "type": "scatter", "x": [70, 73], "y": [0.0046, 0.0118]}, {"hovertemplate": "LBC361286", "mode": "lines+markers", "name": "DNMT3A c.2578T>C", "type": "scatter", "x": [70, 73], "y": [0.0256, 0.0421]}, {"hovertemplate": "LBC361286", "mode": "lines+markers", "name": "DNMT3A c.2179dup", "type": "scatter", "x": [70, 73], "y": [0.0038, 0.011]}, {"hovertemplate": "LBC361286", "mode": "lines+markers", "name": "DNMT3A c.2228C>T", "type": "scatter", "x": [70, 73], "y": [0.01, 0.0142]}, {"hovertemplate": "LBC361286", "mode": "lines+markers", "name": "DNMT3A c.1122+1G>A", "type": "scatter", "x": [70, 73], "y": [0.0041, 0.0136]}], "layout": {"title": {"text": "Trajectories containing mutation DNMT3A"}, "xaxis": {"title": {"text": "Time (years since first age)"}}, "yaxis": {"title": {"text": "VAF"}}}}
